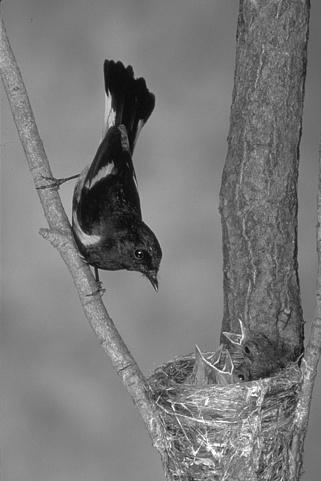
#> input picture Trabalho/Processamento de Imagens/Trabalhos/Trabalho 4/Input/bird.pgm, 321 x 481 px, found by its file name
$ python ex4.py
#> lines starting #> are read from the running program, lines starting #| are printed output that depends on the picture
### Trabalho/Processamento de Imagens/Biblioteca_my_image_lib/my_image_lib_0_4.py
import matplotlib.pyplot as plt
import matplotlib.image as mpimg
from math import floor, pi, exp, log10
import numpy as np
from copy import deepcopy, copy
import numpy.fft as fp

#classe que representa uma imagem digital
class Image:
	def __init__(self, MeuArquivo, from_fourier = False, matriz_complex = None):
		self._is_from_fourier = from_fourier #mostra se o objeto foi criado a partir de uma matriz complexa

		if self._is_from_fourier:
			self.matriz_complex = matriz_complex #coloca como atributo do objeto a matriz complexa
		else:
			self.matriz_complex = matriz_complex

		self._local = MeuArquivo
		with open(MeuArquivo, "r") as arquivo:
			self.magic_number = arquivo.readline().rstrip("\n") #lê o número mágico
			if self.magic_number == "P2": #Caso seja um arquivo .pgm
				dim = [int(i) for i in arquivo.readline().split()] #lê as dimensões
				dim2 = (dim[0], dim[1])
				self.dimensions = dim2
				self.colunas = self.dimensions[0]
				self.linhas = self.dimensions[1]
				self.maxval = int(arquivo.readline()) #lê o valor máximo

			self.pixels = self._get_matrix(arquivo, self.magic_number)

			self.hist = [] #inicializa o histograma

			for j in range(256): #j representa a intensidade do pixel que está sendo contado
				conta_pixel = 0 #conta quantos pixels tem
				for k in self.pixels:
					conta_pixel += k.count(j)
				self.hist.append(conta_pixel)

	#propriedades do objeto
	@property
	def magic(self):
		return self.magic_number

	@property
	def dimension(self):
		return self.dimensions

	@property
	def ncoluna(self):
		return self.colunas

	@property
	def nlinha(self):
		return self.linhas

	@property
	def max(self):
		return self.maxval

	# [9 lines left out: function min, not called in this run]

	def pixel(self):
		return self.pixels

	def histogram(self):
		return self.hist

	#bordas
	# [360 lines left out: functions _zero_padding, _mirror_padding, _rep_padding, _periodic_padding, thresholding, sgt and 7 more, not called in this run]


	#métodos usados na classe
	@staticmethod
	def _max_matriz(matriz): #recebe uma matriz e retorna o valor máximo dela
		maximo = 0
		for k in matriz:
			if max(k) > maximo:
				maximo = max(k)
		return maximo

	# [12 lines left out: functions _media_lista, _mediana_lista, not called in this run]

	@staticmethod
	def _get_matrix(arq, numero_magico): #recebe os pixels da imagem
		matriz = []
		if numero_magico == "P2": #Lê .pgm
			for k in arq.readlines():
				matriz.append([int(i) for i in list(k.split())])
		return matriz

	@staticmethod
	def _escreve_pixels(arquivo, imagem):
		for k in imagem:
				arquivo.write(" ".join([str(i) for i in k]) + "\n")

	# [15 lines left out: function _subtrai_matriz, not called in this run]

	#métodos internos
	def _cria_arquivo(self, outputpath, pixels):
		copia = deepcopy(pixels) #copia profunda dos pixels que serão escritos
		de_fourier = False #diz se a função é chamada por uma matriz complexa
		matriz_complexa = None #para criar o objeto Imagem
		with open(outputpath, "w") as arquivo:
			arquivo.write(self.magic + "\n") #escreve o número mágico
			arquivo.write(str(len(pixels[0])) + " " + str(len(pixels)) + "\n") #escreve as dimensões

			maximo_imagem = self._max_matriz(pixels)

			if not isinstance(pixels[0][0], int) or not isinstance(pixels[1][1], int): #caso a matriz não seja de inteiros (veio de Fourier)
				copia = Fourier_Image._pixel_pos_filtro(pixels) #muda a matriz que será escrita
				de_fourier = True #a função está sendo chamada para uma matriz complexa
				maximo_imagem = self._max_matriz(copia) #muda o máximo que será escrito no arquivo
				matriz_complexa = deepcopy(pixels) #matriz complexa passa a existir

			arquivo.write(str(maximo_imagem) + "\n") #escreve o valor máximo da imagem

			self._escreve_pixels(arquivo, copia) #escreve os pixels
		return Image(outputpath, de_fourier, matriz_complexa)

#classe que representa a transformada de Fourier de uma imagem digital
class Fourier_Image(Image):
	def __init__(self, imagem): #passa a imagem que se deseja aplicar a transformada
		super().__init__(imagem._local)  #inicializa a instância da classe Fourier

		if imagem._is_from_fourier: #caso tenha vindo de uma matriz complexa
			self.matriz_fourier = Fourier_Image._fourier(imagem.matriz_complex)
		else:
			self.matriz_fourier = Fourier_Image._fourier(imagem.pixels) #faz a matriz com os valores complexos
		self._shift = False #componente da classe que diz se a matriz de fourier está shiftada ou não

	def shift(self):
		if self._shift:
			self.matriz_fourier = fp.ifftshift(self.matriz_fourier) #desfaz o shift da matriz
		else:
			self.matriz_fourier = fp.fftshift(self.matriz_fourier) #realiza o shift da matriz

		self._shift = not self._shift #muda o estado de self.shift

	def representacao(self, do_shift = True): #faz uma imagem em escala de cinza de 1 a 255
		if do_shift and not self._shift: #faz o shift
			self.shift()
		elif not do_shift and self._shift: #desfaz o shift
			self.shift()

		output = self._local[:-4] + "Fourier.pgm" #para virar uma imagem

		copia = deepcopy(self.matriz_fourier)

		matriz = [[abs(z) for z in linha] for linha in copia] #pega apenas o módulo dos elementos da matriz
		maximo = self._max_matriz(matriz) #valor máximo de intensidade da imagem
		matriz_plot = [[int(round((255/log10(maximo)) * log10(1 + z))) for z in linha] for linha in matriz] #coloca os valores na escala desejada

		representacao = pgm_from_matrix(output, matriz_plot) #cria o objeto imagem
		return representacao

	def filtro_espaco_de_freq(self, outputpath, funcao_matriz, do_shift = True): #realiza uma filtragem no espaço de frequeências
		if do_shift and not self._shift: #faz o shift
			self.shift()
		elif not do_shift and self._shift: #desfaz o shift
			self.shift()

		copia = deepcopy(self.matriz_fourier) #cria uma cópia da matriz de fourier
		matriz_filtrada = funcao_matriz(copia) #filtra a matriz

		matriz_shift = fp.ifftshift(matriz_filtrada) #desfaz o shift (ou refaz)

		matriz_pixels = Fourier_Image._inv_fourier(matriz_shift) #faz a transformada inversa

		resultado = self._cria_arquivo(outputpath, matriz_pixels) #cria um objeto Image

		return Fourier_Image(resultado)

	# [4 lines left out: function inverte, not called in this run]

	#funções usadas dentro da classe
	@staticmethod
	def _fourier(matriz_pixels): #transformada de fourier
		copia = deepcopy(matriz_pixels)
		return fp.fft2(copia)

	@staticmethod
	def _inv_fourier(matriz_fourier):
		copia = deepcopy(matriz_fourier)
		return fp.ifft2(copia) #transformada inversa

	@staticmethod
	def _pixel_pos_filtro(matriz_complexa):
		matriz = [[int(round(abs(z))) for z in linha] for linha in matriz_complexa] #pega o módulo
		return matriz

#funções úteis
def pgm_from_matrix(outputpath, matrix):
	with open(outputpath, "w") as arquivo:
			arquivo.write("P2" + "\n") #escreve o número mágico
			arquivo.write(str(len(matrix[0])) + " " + str(len(matrix)) + "\n") #escreve as dimensões

			imagem = deepcopy(matrix)

			maximo_imagem = Image._max_matriz(imagem) #escreve a intensidade máxima
			arquivo.write(str(maximo_imagem) + "\n")

			Image._escreve_pixels(arquivo, imagem)

	return Image(outputpath) #retorna a imagem criada

# [50 lines left out: functions fourier_image_from_fmatrix, perfil_linha, normaliza_hist, kernel_gaussiano, print_image, not called in this run]

def print_grayscale_image(imagem): #Plota a imagem em escala de cinza
	img = mpimg.imread(imagem._local)

    # Exibir a imagem em tons de cinza
	plt.imshow(img, cmap='gray', vmin=0, vmax=255)
	plt.axis('off')  # Para desativar os eixos
	plt.show()

# [16 lines left out: function plota_histograma, not called in this run]

### Trabalho/Processamento de Imagens/Trabalhos/Trabalho 4/ex4.py
import my_image_lib_0_4 as img
from copy import deepcopy

def zera_centro(_matriz, a = 1, b = 1):
	matriz = deepcopy(_matriz)
	m, n = len(matriz) // 2, len(matriz[0]) // 2
	for i in range(m - a, a + m):
		for j in range(n - b, b + n):
			matriz[i][j] = 0
	return matriz

def zera_impares(_matriz):
	matriz = deepcopy(_matriz)
	linhas, colunas = len(matriz), len(matriz[0])
	for i in range(1, linhas, 2):
		for j in range(colunas):
			matriz[i][j] = 0
	return matriz

def zera_pares(_matriz):
	matriz = deepcopy(_matriz)
	linhas, colunas = len(matriz), len(matriz[0])
	for i in range(0, linhas, 2):
		for j in range(colunas):
			matriz[i][j] = 0
	return matriz

def zera5(_matriz):
	matriz = deepcopy(_matriz)
	linhas, colunas = len(matriz), len(matriz[0])
	for i in range(0, linhas, 10):
		for aux in range(5):
			if aux + i >= linhas:
				break
			for j in range(colunas):
				matriz[i + aux][j] = 0
	return matriz

def tira_impar(_matriz):
	matriz = deepcopy(_matriz)
	resultado = matriz[::2]
	return resultado

def main():
	output = "Trabalho 4\\Output\\"

	imagem = img.Image("Trabalho 4\\Input\\bird.pgm") #imagem
	img.print_grayscale_image(imagem)
#> in print_grayscale_image, img is the input picture: shape (481, 321); min 0, max 255, mean 120.7

	imagem_fourier = img.Fourier_Image(imagem) #transformada de fourier
	imagem_fourier.shift()

	representa1 = imagem_fourier.representacao() #visualização da transformada
	img.print_grayscale_image(representa1)
	'''
	imagem_volta = imagem_fourier.inverte(output + "birdInvFourier.pgm") #transformada inversa
	img.print_grayscale_image(imagem_volta)

	try:
		subtrai = imagem_volta - imagem #subtração
		img.print_grayscale_image(subtrai)
	except:
		print("A subtração resulta numa matriz de zeros")

	print(imagem_fourier._shift)
	imagem_volta = imagem_fourier.inverte(output + "birdShiftInv.pgm") #inversa sem shift
	img.print_grayscale_image(imagem_volta)
	'''
	zerado = imagem_fourier.filtro_espaco_de_freq(output + "bird_0center.pgm", zera_centro)
	img.print_grayscale_image(zerado) #zera o centro da transformada
#> in print_grayscale_image (call 3), `img = mpimg.imread(imagem._local)`:
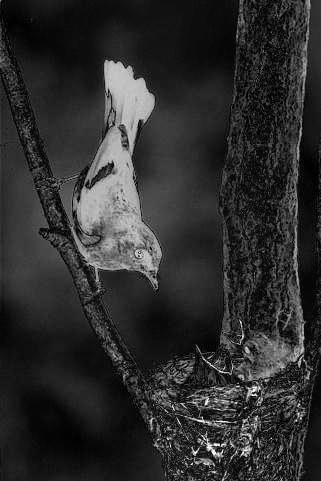
#> img: shape (481, 321); min 0, max 255, mean 45.3

	representa2 = zerado.representacao()
	img.print_grayscale_image(representa2)
#> in print_grayscale_image (call 4), `img = mpimg.imread(imagem._local)`:
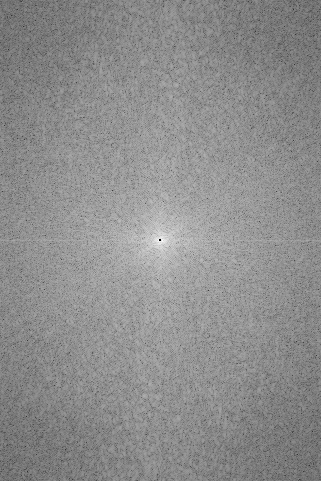
#> img: shape (481, 321); min 0, max 255, mean 141.4

	impar = imagem_fourier.filtro_espaco_de_freq(output + "bird_0impar.pgm", zera_impares)
	img.print_grayscale_image(impar) #zera as linhas ímpares da transformada
#> in print_grayscale_image (call 5), `img = mpimg.imread(imagem._local)`:
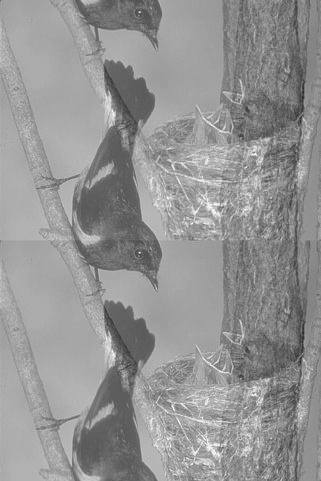
#> img: shape (481, 321); min 41, max 255, mean 147.3

	representa2 = impar.representacao()
	img.print_grayscale_image(representa2)
#> in print_grayscale_image (call 6), `img = mpimg.imread(imagem._local)`:
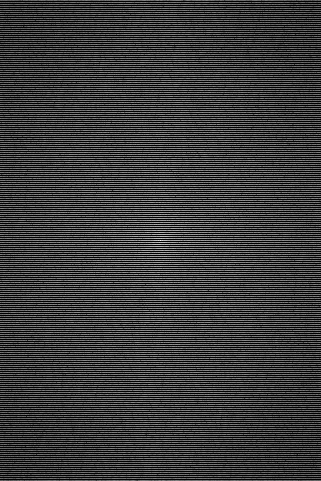
#> img: shape (481, 321); min 0, max 255, mean 60.2
	'''
	par = imagem_fourier.filtro_espaco_de_freq(output + "bird_0par.pgm", zera_pares)
	img.print_grayscale_image(par) #zera as linhas ímpares da transformada

	representa3 = par.representacao()
	img.print_grayscale_image(representa3)
	'''
	cinco5 = imagem_fourier.filtro_espaco_de_freq(output + "bird_0cinco.pgm", zera5)
	img.print_grayscale_image(cinco5) #zera as linhas ímpares da transformada
#> in print_grayscale_image (call 7), `img = mpimg.imread(imagem._local)`:
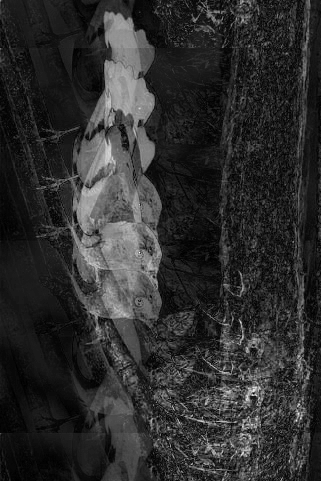
#> img: shape (481, 321); min 0, max 255, mean 45.7

	representa4 = cinco5.representacao()
	img.print_grayscale_image(representa4)
#> in print_grayscale_image (call 8), `img = mpimg.imread(imagem._local)`:
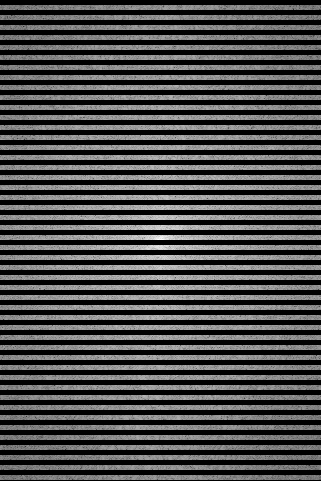
#> img: shape (481, 321); min 0, max 255, mean 73.4

	tira = imagem_fourier.filtro_espaco_de_freq(output + "bird_tiraimpar.pgm", tira_impar) #tira as linhas ímpares

	print(f"Dimensões da matriz após tira_impar: {len(tira.pixels)} x {len(tira.pixels[0])}")
	print(f"Primeiras linhas da matriz após tira_impar: {tira.pixels[:2]}")

	img.print_grayscale_image(tira)
#> in print_grayscale_image (call 9), `img = mpimg.imread(imagem._local)`: img: shape (241, 321, 4); every value is 255

	representa5 = tira.representacao()
	img.print_grayscale_image(representa5)
#> in print_grayscale_image (call 10), `img = mpimg.imread(imagem._local)`:
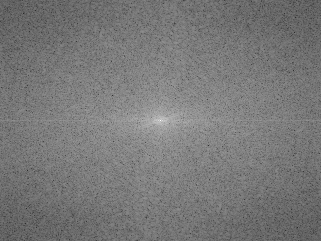
#> img: shape (241, 321); min 40, max 255, mean 120.1

main()

$ run again, with Trabalho/Processamento de Imagens/Trabalhos/Trabalho 4/Input/gourds.pgm copied over Trabalho/Processamento de Imagens/Trabalhos/Trabalho 4/Input/bird.pgm
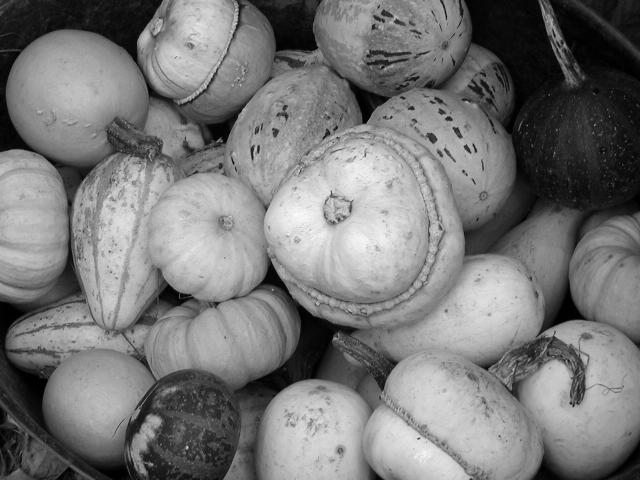
#> input picture Trabalho/Processamento de Imagens/Trabalhos/Trabalho 4/Input/gourds.pgm, 640 x 480 px, found by its file name
#> in print_grayscale_image, img is the input picture: shape (480, 640); min 0, max 255, mean 119.9
#> in print_grayscale_image (call 8), `img = mpimg.imread(imagem._local)`:
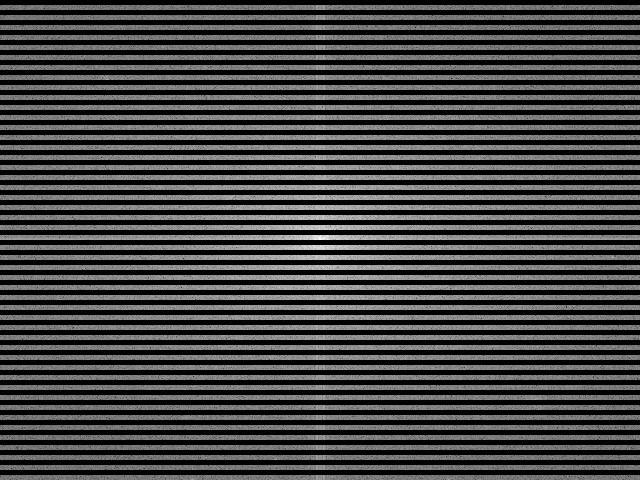
#> img: shape (480, 640); min 0, max 255, mean 66
#> img: shape (240, 640, 4); every value is 255
#> in print_grayscale_image (call 10), `img = mpimg.imread(imagem._local)`:
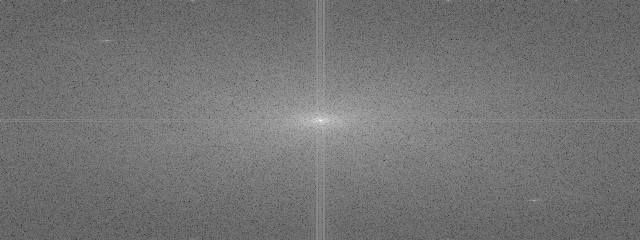
#> img: shape (240, 640); min 27, max 255, mean 115.4
